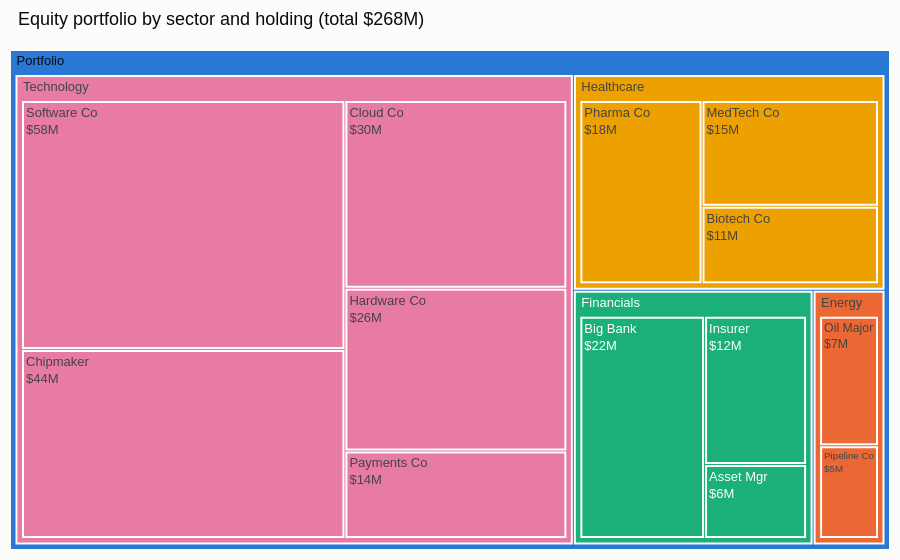

The cell this chart's notebook holds for it:
### Markdown cell above
### plotly

### Code cell
import plotly.express as px
fig = px.treemap(df, path=[px.Constant("Portfolio"), "division", "holding"], values="value_m",
                 color="division", color_discrete_sequence=PALETTE,
                 title=f"Equity portfolio by sector and holding (total ${df['value_m'].sum()}M)")
fig.update_traces(root_color="#eeeeea", texttemplate="%{label}<br>$%{value}M",
                  marker=dict(line=dict(color="#fcfcfb", width=2)))
fig.update_layout(margin=dict(l=10, r=10, t=50, b=10))
fig.show()   # click a division to zoom in

### Figure 1 — Plotly figure (JSON) as saved in the notebook; plotly's stock layout.template omitted (floating-point values rounded to 4 significant figures)
{"data": [{"branchvalues": "total", "customdata": [["(?)"], ["Energy"], ["Energy"], ["Energy"], ["Financials"], ["Financials"], ["Financials"], ["Financials"], ["Healthcare"], ["Healthcare"], ["Healthcare"], ["Healthcare"], ["Technology"], ["Technology"], ["Technology"], ["Technology"], ["Technology"], ["Technology"]], "domain": {"x": [0.0, 1.0], "y": [0.0, 1.0]}, "hovertemplate": "labels=%{label}<br>value_m=%{value}<br>parent=%{parent}<br>id=%{id}<br>division=%{customdata[0]}<extra></extra>", "ids": ["Portfolio", "Portfolio/Energy", "Portfolio/Energy/Oil Major", "Portfolio/Energy/Pipeline Co", "Portfolio/Financials/Insurer", "Portfolio/Financials/Asset Mgr", "Portfolio/Financials", "Portfolio/Financials/Big Bank", "Portfolio/Healthcare/Pharma Co", "Portfolio/Healthcare/MedTech Co", "Portfolio/Healthcare/Biotech Co", "Portfolio/Healthcare", "Portfolio/Technology", "Portfolio/Technology/Chipmaker", "Portfolio/Technology/Cloud Co", "Portfolio/Technology/Hardware Co", "Portfolio/Technology/Payments Co", "Portfolio/Technology/Software Co"], "labels": ["Portfolio", "Energy", "Oil Major", "Pipeline Co", "Insurer", "Asset Mgr", "Financials", "Big Bank", "Pharma Co", "MedTech Co", "Biotech Co", "Healthcare", "Technology", "Chipmaker", "Cloud Co", "Hardware Co", "Payments Co", "Software Co"], "marker": {"colors": ["#2a78d6", "#eb6834", "#eb6834", "#eb6834", "#1baf7a", "#1baf7a", "#1baf7a", "#1baf7a", "#eda100", "#eda100", "#eda100", "#eda100", "#e87ba4", "#e87ba4", "#e87ba4", "#e87ba4", "#e87ba4", "#e87ba4"], "line": {"color": "#fcfcfb", "width": 2}}, "name": "", "parents": ["", "Portfolio", "Portfolio/Energy", "Portfolio/Energy", "Portfolio/Financials", "Portfolio/Financials", "Portfolio", "Portfolio/Financials", "Portfolio/Healthcare", "Portfolio/Healthcare", "Portfolio/Healthcare", "Portfolio", "Portfolio", "Portfolio/Technology", "Portfolio/Technology", "Portfolio/Technology", "Portfolio/Technology", "Portfolio/Technology"], "root": {"color": "#eeeeea"}, "texttemplate": "%{label}<br>$%{value}M", "type": "treemap", "values": [268.0, 12.0, 7.0, 5.0, 12.0, 6.0, 40.0, 22.0, 18.0, 15.0, 11.0, 44.0, 172.0, 44.0, 30.0, 26.0, 14.0, 58.0]}], "layout": {"legend": {"tracegroupgap": 0}, "margin": {"b": 10, "l": 10, "r": 10, "t": 50}, "title": {"text": "Equity portfolio by sector and holding (total $268M)"}, "treemapcolorway": ["#2a78d6", "#eb6834", "#1baf7a", "#eda100", "#e87ba4", "#008300", "#6250d6", "#e34948"]}}
